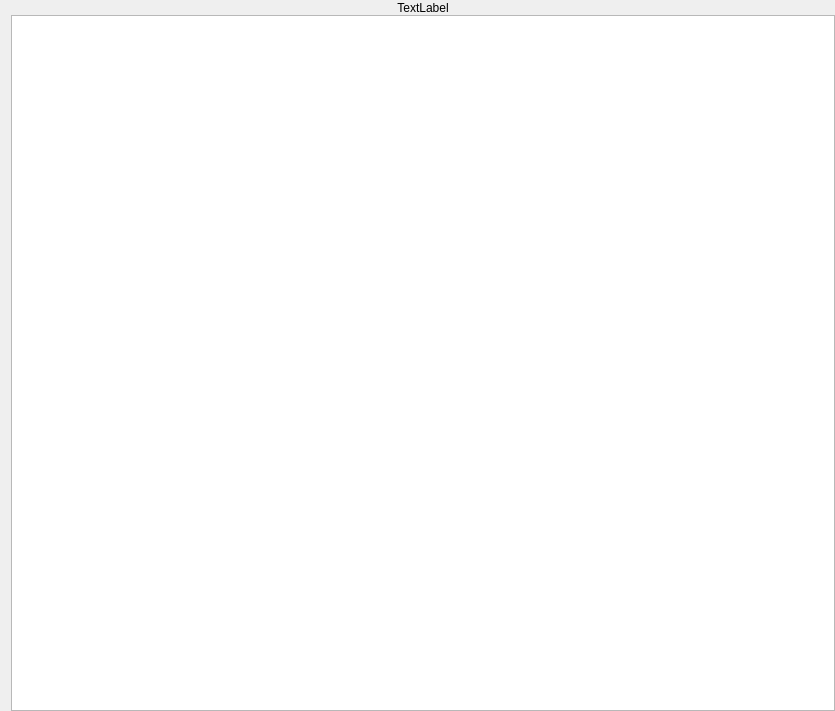
<?xml version="1.0" encoding="UTF-8"?>
<ui version="4.0">
 <class>C_SdNdeHalcOvWidget</class>
 <widget class="QWidget" name="C_SdNdeHalcOvWidget">
  <property name="geometry">
   <rect>
    <x>0</x>
    <y>0</y>
    <width>835</width>
    <height>711</height>
   </rect>
  </property>
  <property name="windowTitle">
   <string>C_SdNdeHalcOvWidget</string>
  </property>
  <layout class="QHBoxLayout" name="horizontalLayout">
   <property name="spacing">
    <number>0</number>
   </property>
   <property name="topMargin">
    <number>0</number>
   </property>
   <property name="rightMargin">
    <number>0</number>
   </property>
   <property name="bottomMargin">
    <number>0</number>
   </property>
   <item>
    <layout class="QVBoxLayout" name="verticalLayout" stretch="0,0,1,0">
     <property name="spacing">
      <number>0</number>
     </property>
     <item>
      <spacer name="verticalSpacer">
       <property name="orientation">
        <enum>Qt::Vertical</enum>
       </property>
       <property name="sizeHint" stdset="0">
        <size>
         <width>20</width>
         <height>1</height>
        </size>
       </property>
      </spacer>
     </item>
     <item>
      <widget class="stw::opensyde_gui_elements::C_OgeLabGroupItem" name="pc_LabelNoChannels">
       <property name="text">
        <string>TextLabel</string>
       </property>
       <property name="alignment">
        <set>Qt::AlignCenter</set>
       </property>
      </widget>
     </item>
     <item>
      <widget class="stw::opensyde_gui::C_SdNdeHalcOvTableView" name="pc_TableView"/>
     </item>
     <item>
      <spacer name="pc_VerticalSpacerBottom">
       <property name="orientation">
        <enum>Qt::Vertical</enum>
       </property>
       <property name="sizeType">
        <enum>QSizePolicy::Fixed</enum>
       </property>
       <property name="sizeHint" stdset="0">
        <size>
         <width>0</width>
         <height>0</height>
        </size>
       </property>
      </spacer>
     </item>
    </layout>
   </item>
  </layout>
 </widget>
 <customwidgets>
  <customwidget>
   <class>stw::opensyde_gui_elements::C_OgeLabGroupItem</class>
   <extends>QLabel</extends>
   <header>C_OgeLabGroupItem.hpp</header>
  </customwidget>
  <customwidget>
   <class>stw::opensyde_gui::C_SdNdeHalcOvTableView</class>
   <extends>QTableView</extends>
   <header>C_SdNdeHalcOvTableView.hpp</header>
  </customwidget>
 </customwidgets>
 <resources/>
 <connections/>
</ui>
